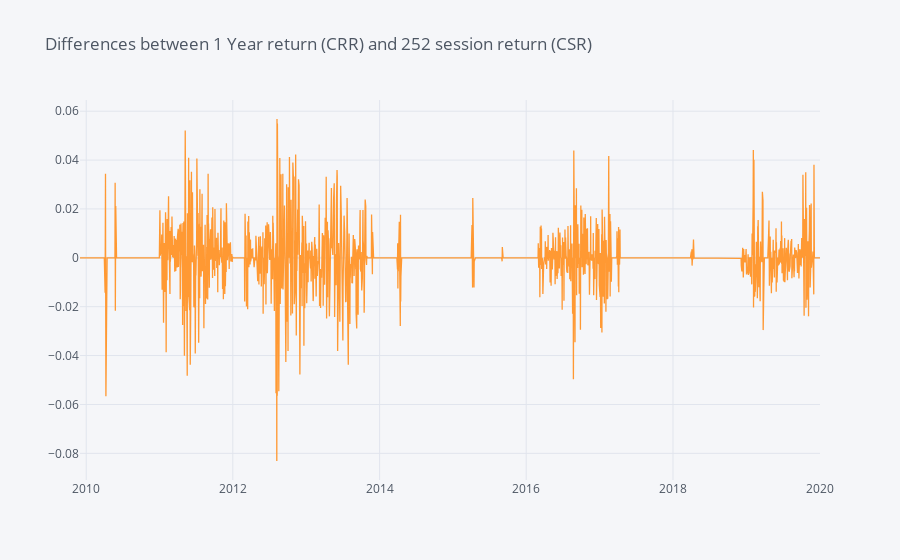

The notebook cell saved with this chart:
### Markdown cell above
Once again the CRR function (compute_rolling_cagr()) proves to be correct. Pretty much happens with 2,3,4 etc years.

### Code cell
Returns['CRR-CSR'] = Returns['CRR'] - Returns['CSR']
Returns['CRR-CSR'].iplot(title="Differences between 1 Year return (CRR) and 252 session return (CSR)")

### Figure 1 — Plotly figure (JSON) as saved in the notebook; plotly's stock layout.template omitted (floating-point values rounded to 4 significant figures; data arrays with more than 128 entries replaced by an {"elided": "..."} marker saying what was removed)
{"data": [{"line": {"color": "rgba(255, 153, 51, 1.0)", "dash": "solid", "shape": "linear", "width": 1.3}, "mode": "lines", "name": "CRR-CSR", "text": "", "type": "scatter", "x": {"elided": "2540 str values"}, "y": {"elided": "2540 float values"}}], "layout": {"autosize": true, "legend": {"bgcolor": "#F5F6F9", "font": {"color": "#4D5663"}}, "paper_bgcolor": "#F5F6F9", "plot_bgcolor": "#F5F6F9", "title": {"font": {"color": "#4D5663"}, "text": "Differences between 1 Year return (CRR) and 252 session return (CSR)"}, "xaxis": {"autorange": true, "gridcolor": "#E1E5ED", "range": ["2009-12-01", "2020-01-03"], "showgrid": true, "tickfont": {"color": "#4D5663"}, "title": {"font": {"color": "#4D5663"}, "text": ""}, "type": "date", "zerolinecolor": "#E1E5ED"}, "yaxis": {"autorange": true, "gridcolor": "#E1E5ED", "range": [-0.09092, 0.06458], "showgrid": true, "tickfont": {"color": "#4D5663"}, "title": {"font": {"color": "#4D5663"}, "text": ""}, "type": "linear", "zerolinecolor": "#E1E5ED"}}}
